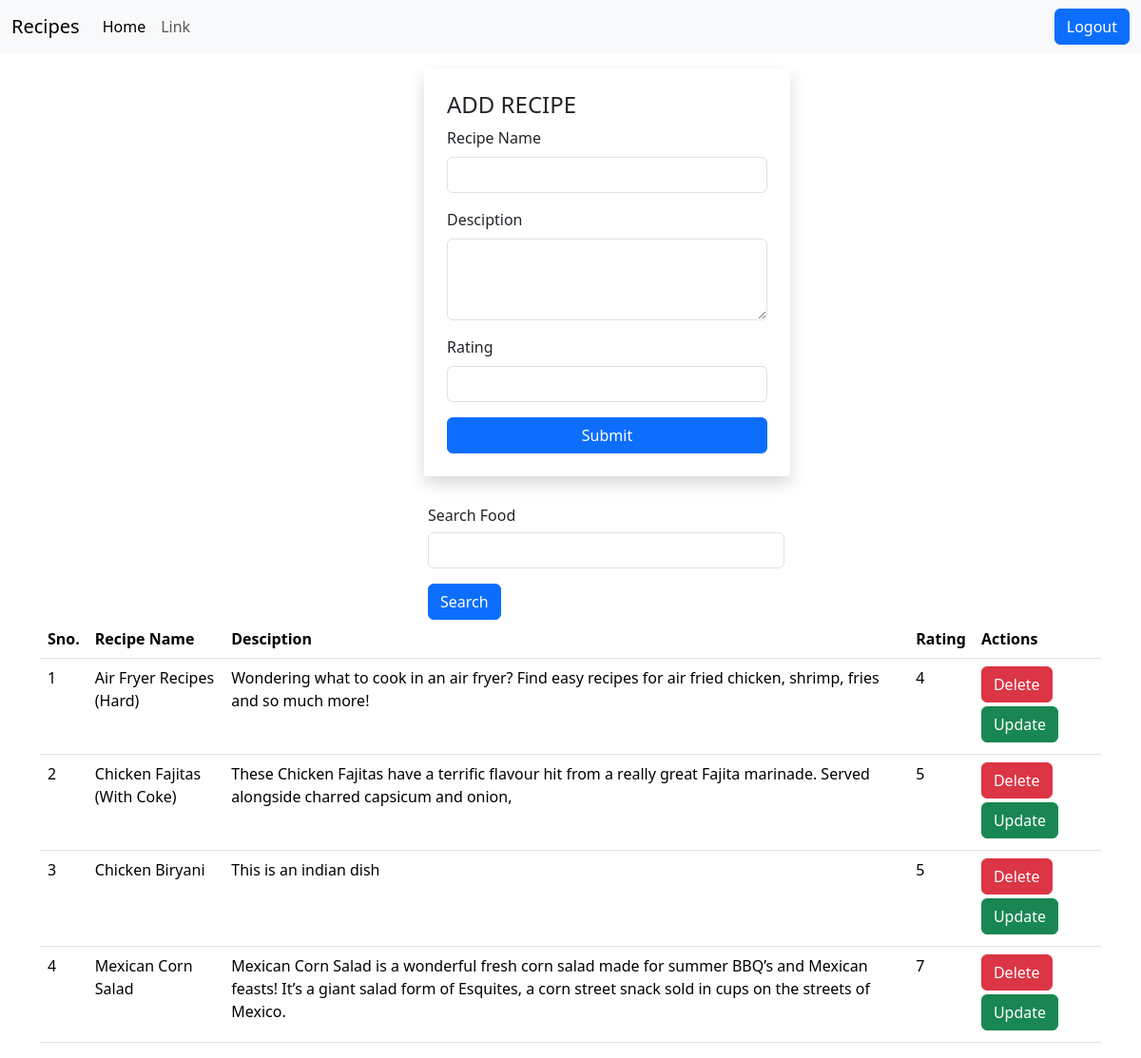
Page /recipe/ (signed in) on the committed database.
### vege/models.py (models this page shows, shortened)
class Recipe(models.Model):
    user  = models.ForeignKey(User, on_delete=models.SET_NULL,null=True,blank=True)
    recipe_name = models.CharField(max_length=255)
    recipe_desc = models.TextField()
    recipe_rating = models.IntegerField()
    recipe_count = models.IntegerField(default=1)

### vege/views.py (the view, shortened to what this page needs)
# urls.py: path('recipe/', views.add_recipe),
@login_required(login_url='/login/')
def add_recipe(request):
    queryset=Recipe.objects.all()
    if request.GET.get('search'):
        queryset = queryset.filter(recipe_name__icontains = request.GET.get('search'))
    context={'recipies':queryset}
    return render(request,'recipe.html',context)

### vege/templates/recipe.html (shortened to what this page needs)
{% extends "base.html" %} {% block start %}
<div style="margin-left: 430px">
  <form class="col-md-6 shadow p-4 m-3" method="post">
    <h4>ADD RECIPE</h4>
    <div class="mb-3">
      <label class="form-label">Recipe Name</label>
      <input type="text" name="recipe_name" class="form-control" />
    </div>
    <div class="mb-3">
      <label class="form-label">Desciption</label>
      <textarea class="form-control" name="recipe_desc" rows="3"></textarea>
    </div>
    <div class="mb-3">
      <label class="form-label">Rating</label>
      <input type="number" name="recipe_rating" class="form-control" />
    </div>
    <button type="submit" class="btn btn-primary" style="width: 100%">
      Submit
    </button>
  </form>
</div>
<div style="margin-left: 450px">
  <form class="col-md-6 pt-3">
    <div class="mb-3">
      <h6 class="form-label">Search Food</h6>
      <input type="text" name="search" class="form-control" />
    </div>
    <button class="btn btn-primary">Search</button>
  </form>
</div>
<div class="container">
  <table class="table">
    <thead>
      <tr>
        <th scope="col">Sno.</th>
        <th scope="col">Recipe Name</th>
        <th scope="col">Desciption</th>
        <th scope="col">Rating</th>
        <th scope="col">Actions</th>
      </tr>
    </thead>
    <tbody>
      {% for recipe in recipies %}
      <tr>
        <td>{{forloop.counter}}</td>
        <td>{{recipe.recipe_name}}</td>
        <td>{{recipe.recipe_desc}}</td>
        <td>{{recipe.recipe_rating}}</td>
        <td>
          <a href="/delete_recipe/{{recipe.id}}/" class="btn btn-danger mb-1"
            >Delete</a
          >
          <a href="/update_recipe/{{recipe.id}}/" class="btn btn-success mb-1"
            >Update</a
          >
        </td>
      </tr>
      {% endfor %}
    </tbody>
  </table>
</div>
{% endblock %}

### home/templates/base.html (shortened to what this page needs)
<!DOCTYPE html>
<html lang="en">
<head>
    <link href="https://cdn.jsdelivr.net/npm/bootstrap@5.3.3/dist/css/bootstrap.min.css" rel="stylesheet">
</head>
<body>
    <nav class="navbar navbar-expand-lg bg-body-tertiary">
        <div class="container-fluid">
          <a class="navbar-brand" href="#">Recipes</a>
          <div class="collapse navbar-collapse" >
            <ul class="navbar-nav me-auto mb-2 mb-lg-0">
              <li class="nav-item">
                <a class="nav-link active" aria-current="page" href="#">Home</a>
              </li>
              <li class="nav-item">
                <a class="nav-link" href="#">Link</a>
              </li>
            </ul>
            <form class="d-flex" role="search">
                {% if request.user.is_authenticated %}
              <a href="/logout/" class="btn btn-primary" type="submit">Logout</a>
              {% else %}
              <a href="/login/" class="btn btn-primary" type="submit">Login</a>
              {% endif %}
            </form>
          </div>
        </div>
      </nav>
    {% block start %}
    {% endblock  %}
</body>
</html>

### rows in the picture
Recipe: recipe_name "Air Fryer Recipes (Hard)", recipe_desc "Wondering what to cook in an air fryer? Find easy recipes for air fried chicken, shrimp, fries and so much more!", recipe_rating "4"
Recipe: recipe_name "Chicken Fajitas (With Coke)", recipe_desc "These Chicken Fajitas have a terrific flavour hit from a really great Fajita marinade. Served alongside charred capsicum and onion,", recipe_rating "5"
Recipe: recipe_name "Chicken Biryani", recipe_desc "This is an indian dish", recipe_rating "5"
Recipe: recipe_name "Mexican Corn Salad", recipe_desc "Mexican Corn Salad is a wonderful fresh corn salad made for summer BBQ’s and Mexican feasts! It’s a giant salad form of Esquites, a corn street snack sold in cups on the streets of Mexico.", recipe_rating "7"
